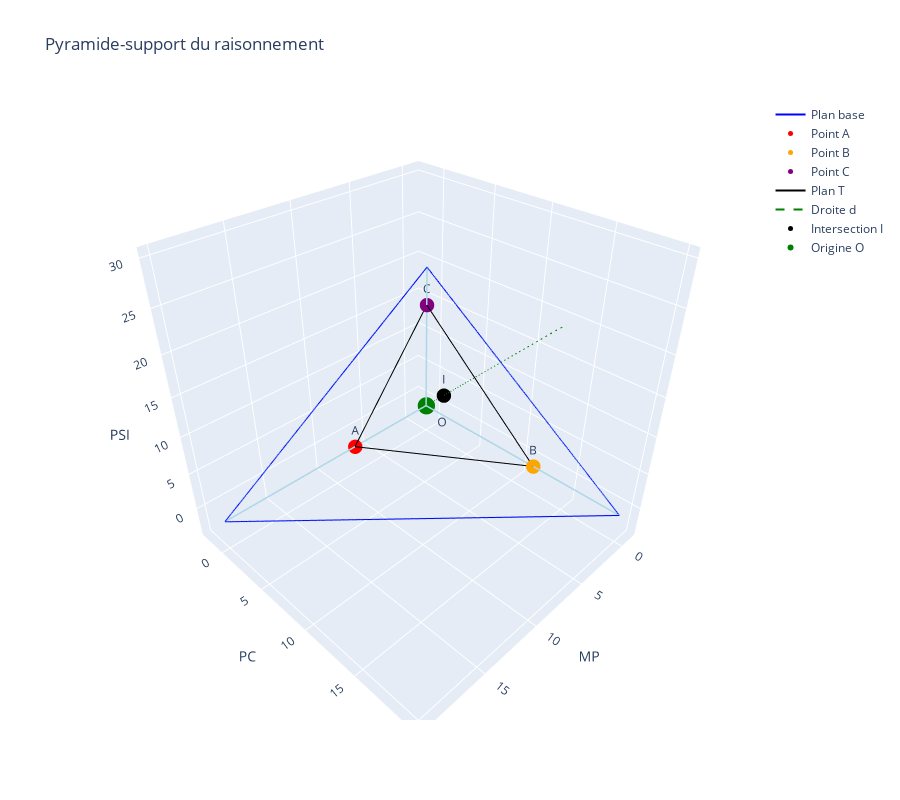

Notebook cell for this chart:
### Markdown cell above
La figure utilisée est donc une pyramide de sommet $O(0;0;0)$, où chaque axe correspond à un classement. La base de la pyramide correspond aux "pires" éléments théoriques, et on introduit la distance $\beta$, qui définit la distance entre $O$ et le plan des meilleurs ; son utilité sera discutée plus tard.

On considère $n$ éléments. Les points $A(x_A;0;0)$, $B(0;y_B;0)$ et $C(0;0;z_C)$ représentent la position d'un élément unique sur les trois classements distincts.
Ces points forment un plan noté $T$ et de vecteur normal $\vec{n}\begin{pmatrix}a\\b\\c\end{pmatrix}$

On ajoute une droite $d$, passant par $O$ et dont le vecteur directeur $\vec{u}\begin{pmatrix}\lambda_A\\\lambda_B\\\lambda_C\end{pmatrix}$; $\lambda_A$, $\lambda_B$ et $\lambda_C$ étant les pondérations de chacun des classements.
Pour faciliter les calculs, on pose :
$$\lambda_A, \lambda_B, \lambda_C \in [0;1]\\\lambda_A+\lambda_B+\lambda_C=1$$

On note $I$ le point d'intersection de $d$ et $T$, et $f$ la distance $OI$.

### Code cell
# Traçage de la pyramide-support
import numpy as np
import plotly.graph_objects as go
import pandas as pd
import math

# Sommets pyramide
MP = np.array([20, 0, 0])
PC = np.array([0, 20, 0])
PSI = np.array([0, 0, 20])
O = np.array([0, 0, 0])  # Point optimal

# Points de classement
A = np.array([8, 0, 0])
B = np.array([0, 12, 0])
C = np.array([0, 0, 15])

# Direction de la droite d
w = np.array([1, 2, 3])

# Droite d : O + t*w
t_vals = np.linspace(-1, 10, 100)
d_points = np.array([t_vals * w[0], t_vals * w[1], t_vals * w[2]])

# Plan T : formé par A, B, C
# On calcule un point I tel que I ∈ d ∩ plan(A, B, C)
AB = B - A
AC = C - A
n = np.cross(AB, AC)  # vecteur normal au plan T

# Produit scalaire entre n et vecteur (I - A) = 0
# Soit I = t*w, on veut : <n, t*w - A> = 0 → t = <n, A> / <n, w>
numerateur = np.dot(n, A)
denominateur = np.dot(n, w)
t_I = numerateur / denominateur
I = t_I * w

fig = go.Figure()

# Tracer arêtes pyramide
for edge in [[O, MP], [O, PC], [O, PSI], [MP, PC], [PC, PSI], [PSI, MP]]:
    fig.add_trace(go.Scatter3d(
        x=[edge[0][0], edge[1][0]],
        y=[edge[0][1], edge[1][1]],
        z=[edge[0][2], edge[1][2]],
        mode='lines',
        line=dict(color='lightblue', width=3),
        showlegend=False
    ))

# Plan de base (MP-PC-PSI)
triangle = np.array([MP, PC, PSI, MP])
fig.add_trace(go.Scatter3d(
    x=triangle[:, 0],
    y=triangle[:, 1],
    z=triangle[:, 2],
    mode='lines',
    line=dict(color='blue', width=2),
    name='Plan base'
))

# Points A, B, C
for pt, name, color in zip([A, B, C], ["A", "B", "C"], ["red", "orange", "purple"]):
    fig.add_trace(go.Scatter3d(
        x=[pt[0]], y=[pt[1]], z=[pt[2]],
        mode='markers+text',
        marker=dict(size=5, color=color),
        text=[name],
        textposition="top center",
        name=f"Point {name}"
    ))

# Plan T (triangle ABC)
T_triangle = np.array([A, B, C, A])
fig.add_trace(go.Scatter3d(
    x=T_triangle[:, 0],
    y=T_triangle[:, 1],
    z=T_triangle[:, 2],
    mode='lines',
    line=dict(color='black', width=2),
    name='Plan T'
))

# Droite d
fig.add_trace(go.Scatter3d(
    x=d_points[0], y=d_points[1], z=d_points[2],
    mode='lines',
    line=dict(color='green', width=2, dash='dash'),
    name="Droite d"
))

# Point I (intersection)
fig.add_trace(go.Scatter3d(
    x=[I[0]], y=[I[1]], z=[I[2]],
    mode='markers+text',
    marker=dict(size=5, color='black'),
    text=["I"],
    textposition="top center",
    name="Intersection I"
))

# Point O
fig.add_trace(go.Scatter3d(
    x=[0], y=[0], z=[0],
    mode='markers+text',
    marker=dict(size=6, color='green'),
    text=["O"],
    textposition="bottom right",
    name="Origine O"
))

fig.update_layout(
    scene=dict(
        xaxis_title='MP',
        yaxis_title='PC',
        zaxis_title='PSI',
        aspectmode='cube'
    ),
    title="Pyramide-support du raisonnement",
    width=900,
    height=800
)

fig.show()

### Figure 1 — Plotly figure (JSON) as saved in the notebook; plotly's stock layout.template omitted (floating-point values rounded to 4 significant figures)
{"data": [{"line": {"color": "lightblue", "width": 3}, "mode": "lines", "showlegend": false, "type": "scatter3d", "x": [0, 20], "y": [0, 0], "z": [0, 0]}, {"line": {"color": "lightblue", "width": 3}, "mode": "lines", "showlegend": false, "type": "scatter3d", "x": [0, 0], "y": [0, 20], "z": [0, 0]}, {"line": {"color": "lightblue", "width": 3}, "mode": "lines", "showlegend": false, "type": "scatter3d", "x": [0, 0], "y": [0, 0], "z": [0, 20]}, {"line": {"color": "lightblue", "width": 3}, "mode": "lines", "showlegend": false, "type": "scatter3d", "x": [20, 0], "y": [0, 20], "z": [0, 0]}, {"line": {"color": "lightblue", "width": 3}, "mode": "lines", "showlegend": false, "type": "scatter3d", "x": [0, 0], "y": [20, 0], "z": [0, 20]}, {"line": {"color": "lightblue", "width": 3}, "mode": "lines", "showlegend": false, "type": "scatter3d", "x": [0, 20], "y": [0, 0], "z": [20, 0]}, {"line": {"color": "blue", "width": 2}, "mode": "lines", "name": "Plan base", "type": "scatter3d", "x": [20, 0, 0, 20], "y": [0, 20, 0, 0], "z": [0, 0, 20, 0]}, {"marker": {"color": "red", "size": 5}, "mode": "markers+text", "name": "Point A", "text": ["A"], "textposition": "top center", "type": "scatter3d", "x": [8], "y": [0], "z": [0]}, {"marker": {"color": "orange", "size": 5}, "mode": "markers+text", "name": "Point B", "text": ["B"], "textposition": "top center", "type": "scatter3d", "x": [0], "y": [12], "z": [0]}, {"marker": {"color": "purple", "size": 5}, "mode": "markers+text", "name": "Point C", "text": ["C"], "textposition": "top center", "type": "scatter3d", "x": [0], "y": [0], "z": [15]}, {"line": {"color": "black", "width": 2}, "mode": "lines", "name": "Plan T", "type": "scatter3d", "x": [8, 0, 0, 8], "y": [0, 12, 0, 0], "z": [0, 0, 15, 0]}, {"line": {"color": "green", "dash": "dash", "width": 2}, "mode": "lines", "name": "Droite d", "type": "scatter3d", "x": [-1.0, -0.8889, -0.7778, -0.6667, -0.5556, -0.4444, -0.3333, -0.2222, -0.1111, 0.0, 0.1111, 0.2222, 0.3333, 0.4444, 0.5556, 0.6667, 0.7778, 0.8889, 1.0, 1.111, 1.222, 1.333, 1.444, 1.556, 1.667, 1.778, 1.889, 2.0, 2.111, 2.222, 2.333, 2.444, 2.556, 2.667, 2.778, 2.889, 3.0, 3.111, 3.222, 3.333, 3.444, 3.556, 3.667, 3.778, 3.889, 4.0, 4.111, 4.222, 4.333, 4.444, 4.556, 4.667, 4.778, 4.889, 5.0, 5.111, 5.222, 5.333, 5.444, 5.556, 5.667, 5.778, 5.889, 6.0, 6.111, 6.222, 6.333, 6.444, 6.556, 6.667, 6.778, 6.889, 7.0, 7.111, 7.222, 7.333, 7.444, 7.556, 7.667, 7.778, 7.889, 8.0, 8.111, 8.222, 8.333, 8.444, 8.556, 8.667, 8.778, 8.889, 9.0, 9.111, 9.222, 9.333, 9.444, 9.556, 9.667, 9.778, 9.889, 10.0], "y": [-2.0, -1.778, -1.556, -1.333, -1.111, -0.8889, -0.6667, -0.4444, -0.2222, 0.0, 0.2222, 0.4444, 0.6667, 0.8889, 1.111, 1.333, 1.556, 1.778, 2.0, 2.222, 2.444, 2.667, 2.889, 3.111, 3.333, 3.556, 3.778, 4.0, 4.222, 4.444, 4.667, 4.889, 5.111, 5.333, 5.556, 5.778, 6.0, 6.222, 6.444, 6.667, 6.889, 7.111, 7.333, 7.556, 7.778, 8.0, 8.222, 8.444, 8.667, 8.889, 9.111, 9.333, 9.556, 9.778, 10.0, 10.22, 10.44, 10.67, 10.89, 11.11, 11.33, 11.56, 11.78, 12.0, 12.22, 12.44, 12.67, 12.89, 13.11, 13.33, 13.56, 13.78, 14.0, 14.22, 14.44, 14.67, 14.89, 15.11, 15.33, 15.56, 15.78, 16.0, 16.22, 16.44, 16.67, 16.89, 17.11, 17.33, 17.56, 17.78, 18.0, 18.22, 18.44, 18.67, 18.89, 19.11, 19.33, 19.56, 19.78, 20.0], "z": [-3.0, -2.667, -2.333, -2.0, -1.667, -1.333, -1.0, -0.6667, -0.3333, 0.0, 0.3333, 0.6667, 1.0, 1.333, 1.667, 2.0, 2.333, 2.667, 3.0, 3.333, 3.667, 4.0, 4.333, 4.667, 5.0, 5.333, 5.667, 6.0, 6.333, 6.667, 7.0, 7.333, 7.667, 8.0, 8.333, 8.667, 9.0, 9.333, 9.667, 10.0, 10.33, 10.67, 11.0, 11.33, 11.67, 12.0, 12.33, 12.67, 13.0, 13.33, 13.67, 14.0, 14.33, 14.67, 15.0, 15.33, 15.67, 16.0, 16.33, 16.67, 17.0, 17.33, 17.67, 18.0, 18.33, 18.67, 19.0, 19.33, 19.67, 20.0, 20.33, 20.67, 21.0, 21.33, 21.67, 22.0, 22.33, 22.67, 23.0, 23.33, 23.67, 24.0, 24.33, 24.67, 25.0, 25.33, 25.67, 26.0, 26.33, 26.67, 27.0, 27.33, 27.67, 28.0, 28.33, 28.67, 29.0, 29.33, 29.67, 30.0]}, {"marker": {"color": "black", "size": 5}, "mode": "markers+text", "name": "Intersection I", "text": ["I"], "textposition": "top center", "type": "scatter3d", "x": [2.034], "y": [4.068], "z": [6.102]}, {"marker": {"color": "green", "size": 6}, "mode": "markers+text", "name": "Origine O", "text": ["O"], "textposition": "bottom right", "type": "scatter3d", "x": [0], "y": [0], "z": [0]}], "layout": {"height": 800, "scene": {"aspectmode": "cube", "xaxis": {"title": {"text": "MP"}}, "yaxis": {"title": {"text": "PC"}}, "zaxis": {"title": {"text": "PSI"}}}, "title": {"text": "Pyramide-support du raisonnement"}, "width": 900}}
